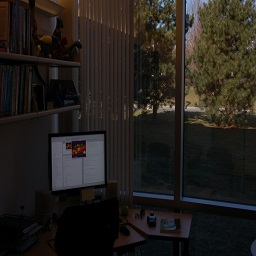
%> input picture assignment1/assigment1/office.jpg, 256 x 256 px
$ octave histmatch.m   (GNU Octave 9; MATLAB toolbox functions it lacks are replaced by stand-ins)
%> lines starting %> are read from the running program, lines starting %| are printed output that depends on the picture
### assignment1/assigment1/histequalization.m
function [ im, cpdf ] = histequalization( im )
%UNTITLED3 Summary of this function goes here
%   Detailed explanation goes here


a=hist(double(im),256);
histo=sum(a,2);

pdf=histo/(size(im,1)*size(im,2));
cpdf=zeros(size(histo));
summate=0;

for i=1:size(histo)

    if(i==1)
        summate=pdf(i,1);
    else
        summate=summate+pdf(i,1);
    end

    cpdf(i,1)=summate;

end

plot(cpdf)

transform=255.*cpdf;
transform=uint8(255.*cpdf);
for i=1:size(im,1)
    for j=1:size(im,2)
        temp=im(i,j);
        t=transform(temp+1);
        im(i,j)=t;
    end
end
end

### assignment1/assigment1/histmatch.m
clear
clc

im = imread('office.jpg');
%> im is the input picture: size 256x256x3 uint8; mean R, G, B 35.5, 31.6, 27.3
figure,;

[im1(:,:,1) cpdfim1r] = histequalization(im(:,:,1));
%> in histequalization, `histo=sum(a,2);`: histo = 256 values, max 3877 at index 1, min 0 at index 8, mean 256
%> in histequalization, `pdf=histo/(size(im,1)*size(im,2));`: pdf = 256 values, max 0.0592 at index 1, min 0 at index 8, mean 0.00391
%> the loop in histequalization, `for i=1:size(histo)` made 256 passes
%> summate on passes 1 to 12: 0.0592, 0.0748, 0.0837, 0.0935, 0.103, 0.114, 0.126, 0.126, 0.139, 0.154, 0.171, 0.188
%> after the loop in histequalization, `for i=1:size(histo)`: cpdf = 256 values from 0.0592 to 1; summate = 1
%> in histequalization, `transform=255.*cpdf;`: transform = 256 values from 15.09 to 255
%> in histequalization, `transform=uint8(255.*cpdf);`: transform = 256 values from 15 to 255
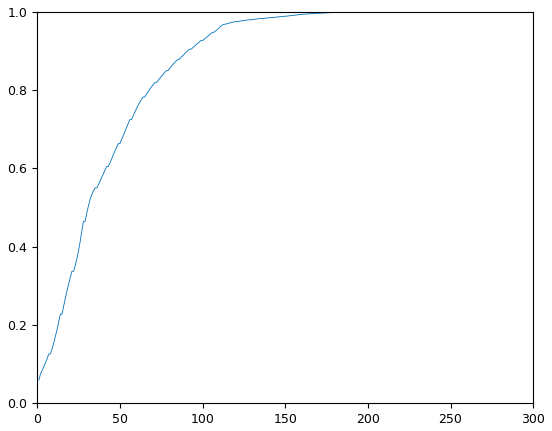
%> figure redrawn from the program's plot data; curve peaks at x = 256, y = 1
%> cpdfim1r = 256 values from 0.0592 to 1
[im1(:,:,2) cpdfim1g] = histequalization(im(:,:,2));
%> in histequalization (call 2), `a=hist(double(im),256);`:
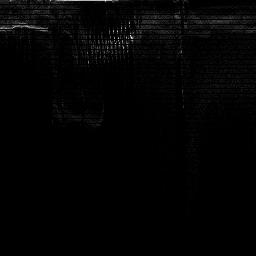
%> a: size 256x256 double; min 0, max 73, mean 1; drawn with min black and max white
%> in histequalization (call 2), `histo=sum(a,2);`: histo = 256 values, max 4014 at index 1, min 0 at index 5, mean 256
%> in histequalization (call 2), `pdf=histo/(size(im,1)*size(im,2));`: pdf = 256 values, max 0.0612 at index 1, min 0 at index 5, mean 0.00391
%> the loop in histequalization (call 2), `for i=1:size(histo)` made 256 passes
%> summate on passes 1 to 12: 0.0612, 0.0766, 0.0869, 0.0971, 0.0971, 0.107, 0.117, 0.129, 0.14, 0.14, 0.15, 0.162
%> after the loop in histequalization (call 2), `for i=1:size(histo)`: cpdf = 256 values from 0.0612 to 1; summate = 1
%> in histequalization (call 2), `transform=255.*cpdf;`: transform = 256 values from 15.62 to 255
%> in histequalization (call 2), `transform=uint8(255.*cpdf);`: transform = 256 values from 16 to 255
%> after the loop in histequalization (call 2), `for i=1:size(im,1)`:
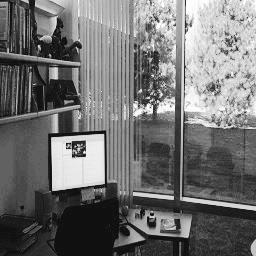
%> im: size 256x256 uint8; min 16, max 255, mean 112.3
%> figure, not shown here; curve peaks at x = 256, y = 1
%> cpdfim1g = 256 values from 0.0612 to 1
[im1(:,:,3) cpdfim1b] = histequalization(im(:,:,3));
%> in histequalization (call 3), `a=hist(double(im),256);`:
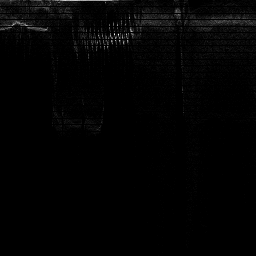
%> a: size 256x256 double; min 0, max 79, mean 1; drawn with min black and max white
%> in histequalization (call 3), `histo=sum(a,2);`: histo = 256 values, max 4423 at index 1, min 0 at index 7, mean 256
%> in histequalization (call 3), `pdf=histo/(size(im,1)*size(im,2));`: pdf = 256 values, max 0.0675 at index 1, min 0 at index 7, mean 0.00391
%> the loop in histequalization (call 3), `for i=1:size(histo)` made 256 passes
%> summate on passes 1 to 12: 0.0675, 0.0803, 0.0974, 0.111, 0.125, 0.141, 0.141, 0.157, 0.171, 0.186, 0.2, 0.216
%> after the loop in histequalization (call 3), `for i=1:size(histo)`: cpdf = 256 values from 0.0675 to 1; summate = 1
%> in histequalization (call 3), `transform=255.*cpdf;`: transform = 256 values from 17.21 to 255
%> in histequalization (call 3), `transform=uint8(255.*cpdf);`: transform = 256 values from 17 to 255
%> after the loop in histequalization (call 3), `for i=1:size(im,1)`:
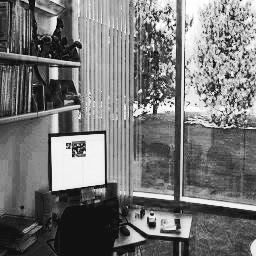
%> im: size 256x256 uint8; min 17, max 255, mean 117.6
%> figure, not shown here; curve peaks at x = 256, y = 1
%> cpdfim1b = 256 values from 0.0675 to 1
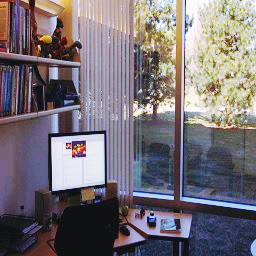
%> im1: size 256x256x3 uint8; mean R, G, B 119.1, 112.3, 117.6


% [25 lines of commented-out code are left out]

imr=im(:,:,1);
img=im(:,:,2);
imb=im(:,:,3);
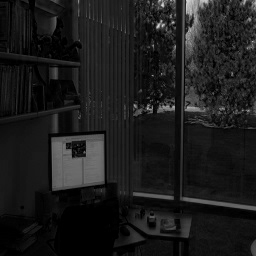
%> imb: size 256x256 uint8; min 0, max 217, mean 27.3
%> (the run ends here)
